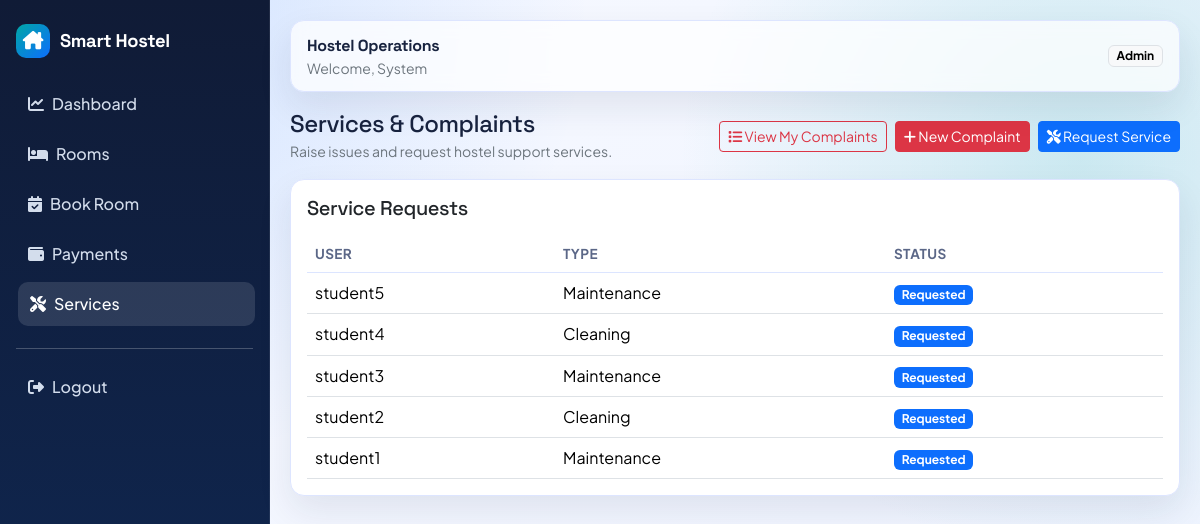
/services (signed in), run on an earlier commit of the app's database.
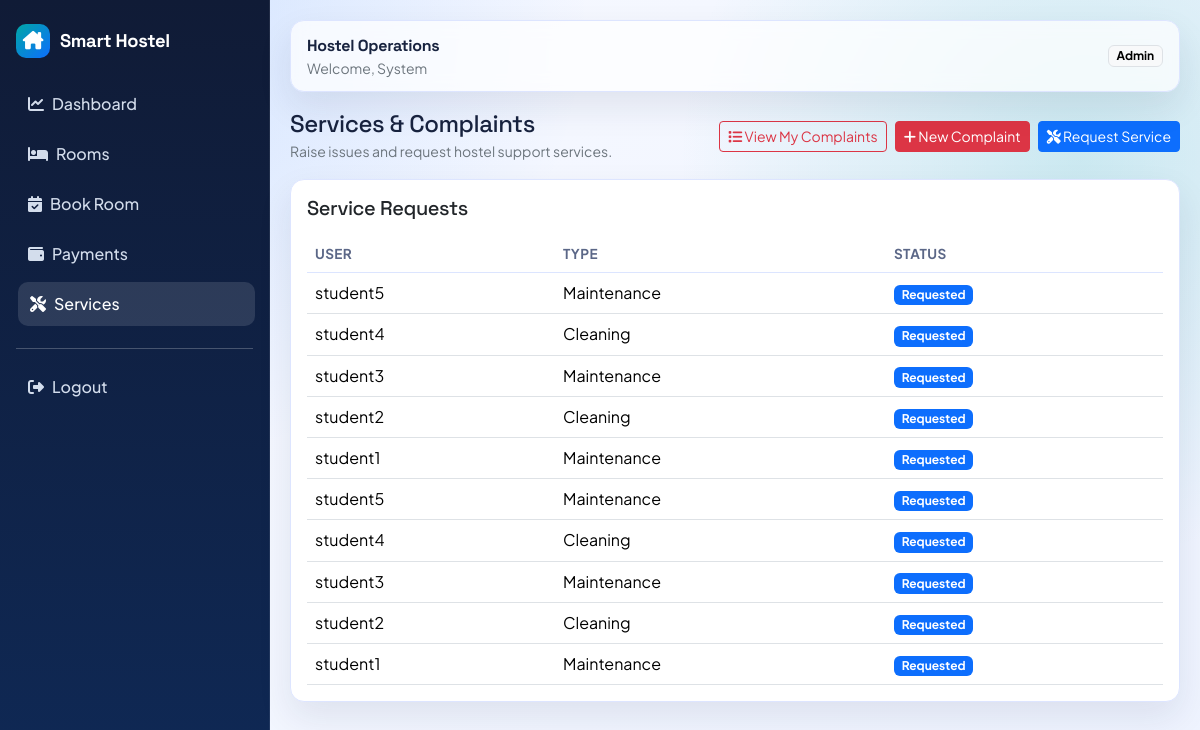
And on a later commit of the database.
### services/models.py (models this page shows, shortened)
class ServiceRequest(models.Model):
	TYPE_CLEANING = "cleaning"
	TYPE_MAINTENANCE = "maintenance"
	REQUEST_TYPE_CHOICES = [
		(TYPE_CLEANING, "Cleaning"),
		(TYPE_MAINTENANCE, "Maintenance"),
	]
	STATUS_REQUESTED = "requested"
	STATUS_IN_PROGRESS = "in_progress"
	STATUS_COMPLETED = "completed"
	STATUS_CHOICES = [
		(STATUS_REQUESTED, "Requested"),
		(STATUS_IN_PROGRESS, "In Progress"),
		(STATUS_COMPLETED, "Completed"),
	]
	user = models.ForeignKey(settings.AUTH_USER_MODEL, on_delete=models.CASCADE, related_name="service_requests")
	request_type = models.CharField(max_length=20, choices=REQUEST_TYPE_CHOICES)
	details = models.TextField(blank=True)
	status = models.CharField(max_length=20, choices=STATUS_CHOICES, default=STATUS_REQUESTED)
	created_at = models.DateTimeField(auto_now_add=True)
	updated_at = models.DateTimeField(auto_now=True)
	class Meta:
		ordering = ["-created_at"]

### accounts/models.py (models this page shows, shortened)
class User(AbstractUser):
	ROLE_ADMIN = "admin"
	ROLE_STUDENT = "student"
	ROLE_CHOICES = [
		(ROLE_ADMIN, "Admin"),
		(ROLE_STUDENT, "Student"),
	]
	role = models.CharField(max_length=20, choices=ROLE_CHOICES, default=ROLE_STUDENT)

### services/views.py (the view)
# urls.py: path("services", services_view, name="list"),
@login_required
def services_view(request):
	requests = ServiceRequest.objects.select_related("user")
	if request.user.role != User.ROLE_ADMIN and not request.user.is_staff:
		requests = requests.filter(user=request.user)
	return render(request, "services/services.html", {"service_requests": requests})

### templates/services/services.html (shortened to what this page needs)
{% extends "base.html" %}
{% block content %}
<div class="d-flex flex-wrap gap-2 justify-content-between align-items-center mb-3">
    <div>
        <h4 class="mb-0">Services & Complaints</h4>
        <small class="text-secondary">Raise issues and request hostel support services.</small>
    </div>
    <div class="d-flex gap-2">
        <a href="{% url 'services:complaints' %}" class="btn btn-outline-danger btn-sm">
            <i class="fas fa-list"></i> View My Complaints
        </a>
        <a href="{% url 'services:complaint' %}" class="btn btn-danger btn-sm">
            <i class="fas fa-plus"></i> New Complaint
        </a>
        <a href="{% url 'services:request' %}" class="btn btn-primary btn-sm">
            <i class="fas fa-tools"></i> Request Service
        </a>
    </div>
</div>
<div class="row g-3">
    <div class="col-lg-12">
        <div class="card card-soft h-100">
            <div class="card-body">
                <h5 class="mb-3">Service Requests</h5>
                <div class="table-responsive">
                    <table class="table align-middle mb-0">
                        <thead>
                        <tr><th>User</th><th>Type</th><th>Status</th></tr>
                        </thead>
                        <tbody>
                        {% for item in service_requests %}
                        <tr>
                            <td>{{ item.user.username }}</td>
                            <td>{{ item.get_request_type_display }}</td>
                            <td>
                                {% if item.status == "requested" %}
                                <span class="badge text-bg-primary">Requested</span>
                                {% elif item.status == "in_progress" %}
                                <span class="badge text-bg-warning">In Progress</span>
                                {% else %}
                                <span class="badge text-bg-success">Completed</span>
                                {% endif %}
                            </td>
                        </tr>
                        {% empty %}
                        <tr><td colspan="3" class="text-center text-secondary py-4">No service requests found.</td></tr>
                        {% endfor %}
                        </tbody>
                    </table>
                </div>
            </div>
        </div>
    </div>
</div>
{% endblock %}

What changed in the data, as far as the page shows it:
added ServiceRequest: user.username "student5", request_type "Maintenance", status "Requested"
added ServiceRequest: user.username "student4", request_type "Cleaning", status "Requested"
added ServiceRequest: user.username "student3", request_type "Maintenance", status "Requested"
added ServiceRequest: user.username "student2", request_type "Cleaning", status "Requested"
added ServiceRequest: user.username "student1", request_type "Maintenance", status "Requested"
